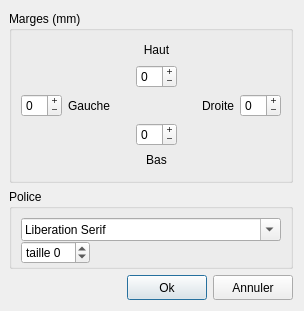
<?xml version="1.0" encoding="UTF-8"?>
<ui version="4.0">
 <class>TransPrintMarginsDialog</class>
 <widget class="QDialog" name="TransPrintMarginsDialog">
  <property name="geometry">
   <rect>
    <x>0</x>
    <y>0</y>
    <width>299</width>
    <height>318</height>
   </rect>
  </property>
  <property name="sizePolicy">
   <sizepolicy hsizetype="Fixed" vsizetype="Fixed">
    <horstretch>0</horstretch>
    <verstretch>0</verstretch>
   </sizepolicy>
  </property>
  <property name="windowTitle">
   <string>Dialog</string>
  </property>
  <layout class="QVBoxLayout" name="verticalLayout_3" stretch="10,4,1">
   <property name="sizeConstraint">
    <enum>QLayout::SetFixedSize</enum>
   </property>
   <property name="leftMargin">
    <number>9</number>
   </property>
   <item>
    <widget class="QGroupBox" name="groupBox">
     <property name="title">
      <string>Marges (mm)</string>
     </property>
     <layout class="QGridLayout" name="gridLayout">
      <item row="0" column="1">
       <layout class="QVBoxLayout" name="verticalLayout">
        <property name="leftMargin">
         <number>19</number>
        </property>
        <property name="rightMargin">
         <number>19</number>
        </property>
        <item>
         <widget class="QLabel" name="label">
          <property name="text">
           <string>Haut</string>
          </property>
          <property name="alignment">
           <set>Qt::AlignCenter</set>
          </property>
         </widget>
        </item>
        <item>
         <widget class="QSpinBox" name="spinT">
          <property name="sizePolicy">
           <sizepolicy hsizetype="Fixed" vsizetype="Fixed">
            <horstretch>0</horstretch>
            <verstretch>0</verstretch>
           </sizepolicy>
          </property>
          <property name="baseSize">
           <size>
            <width>37</width>
            <height>0</height>
           </size>
          </property>
          <property name="wrapping">
           <bool>true</bool>
          </property>
          <property name="buttonSymbols">
           <enum>QAbstractSpinBox::PlusMinus</enum>
          </property>
          <property name="maximum">
           <number>20</number>
          </property>
         </widget>
        </item>
       </layout>
      </item>
      <item row="1" column="0">
       <layout class="QHBoxLayout" name="horizontalLayout_2">
        <item>
         <widget class="QSpinBox" name="spinL">
          <property name="wrapping">
           <bool>true</bool>
          </property>
          <property name="buttonSymbols">
           <enum>QAbstractSpinBox::PlusMinus</enum>
          </property>
          <property name="maximum">
           <number>20</number>
          </property>
         </widget>
        </item>
        <item>
         <widget class="QLabel" name="label_2">
          <property name="text">
           <string>Gauche</string>
          </property>
         </widget>
        </item>
       </layout>
      </item>
      <item row="1" column="2">
       <layout class="QHBoxLayout" name="horizontalLayout">
        <item>
         <widget class="QLabel" name="label_3">
          <property name="text">
           <string>Droite</string>
          </property>
          <property name="alignment">
           <set>Qt::AlignRight|Qt::AlignTrailing|Qt::AlignVCenter</set>
          </property>
         </widget>
        </item>
        <item>
         <widget class="QSpinBox" name="spinR">
          <property name="wrapping">
           <bool>true</bool>
          </property>
          <property name="buttonSymbols">
           <enum>QAbstractSpinBox::PlusMinus</enum>
          </property>
          <property name="maximum">
           <number>20</number>
          </property>
         </widget>
        </item>
       </layout>
      </item>
      <item row="2" column="1">
       <layout class="QVBoxLayout" name="verticalLayout_2">
        <property name="spacing">
         <number>3</number>
        </property>
        <property name="sizeConstraint">
         <enum>QLayout::SetMinAndMaxSize</enum>
        </property>
        <property name="leftMargin">
         <number>19</number>
        </property>
        <property name="rightMargin">
         <number>19</number>
        </property>
        <item>
         <widget class="QSpinBox" name="spinB">
          <property name="sizePolicy">
           <sizepolicy hsizetype="Fixed" vsizetype="Fixed">
            <horstretch>0</horstretch>
            <verstretch>0</verstretch>
           </sizepolicy>
          </property>
          <property name="baseSize">
           <size>
            <width>37</width>
            <height>0</height>
           </size>
          </property>
          <property name="wrapping">
           <bool>true</bool>
          </property>
          <property name="buttonSymbols">
           <enum>QAbstractSpinBox::PlusMinus</enum>
          </property>
          <property name="maximum">
           <number>20</number>
          </property>
         </widget>
        </item>
        <item>
         <widget class="QLabel" name="label_4">
          <property name="text">
           <string>Bas</string>
          </property>
          <property name="alignment">
           <set>Qt::AlignCenter</set>
          </property>
         </widget>
        </item>
       </layout>
      </item>
     </layout>
    </widget>
   </item>
   <item>
    <widget class="QGroupBox" name="groupBox_2">
     <property name="minimumSize">
      <size>
       <width>0</width>
       <height>80</height>
      </size>
     </property>
     <property name="title">
      <string>Police</string>
     </property>
     <layout class="QVBoxLayout" name="verticalLayout_4">
      <item>
       <widget class="QFontComboBox" name="Fonts">
        <property name="minimumSize">
         <size>
          <width>0</width>
          <height>23</height>
         </size>
        </property>
        <property name="writingSystem">
         <enum>QFontDatabase::Latin</enum>
        </property>
        <property name="currentFont">
         <font>
          <family>Times New Roman</family>
         </font>
        </property>
       </widget>
      </item>
      <item>
       <layout class="QHBoxLayout" name="horizontalLayout_4">
        <item>
         <widget class="QSpinBox" name="fontSizeBox">
          <property name="minimumSize">
           <size>
            <width>0</width>
            <height>23</height>
           </size>
          </property>
          <property name="wrapping">
           <bool>true</bool>
          </property>
          <property name="prefix">
           <string>taille </string>
          </property>
          <property name="maximum">
           <number>12</number>
          </property>
         </widget>
        </item>
        <item>
         <spacer name="horizontalSpacer_2">
          <property name="orientation">
           <enum>Qt::Horizontal</enum>
          </property>
          <property name="sizeHint" stdset="0">
           <size>
            <width>40</width>
            <height>20</height>
           </size>
          </property>
         </spacer>
        </item>
       </layout>
      </item>
     </layout>
    </widget>
   </item>
   <item>
    <layout class="QHBoxLayout" name="horizontalLayout_3">
     <property name="leftMargin">
      <number>0</number>
     </property>
     <item>
      <widget class="ClickableQLabel" name="konami_label">
       <property name="minimumSize">
        <size>
         <width>70</width>
         <height>0</height>
        </size>
       </property>
       <property name="text">
        <string/>
       </property>
      </widget>
     </item>
     <item>
      <spacer name="horizontalSpacer">
       <property name="orientation">
        <enum>Qt::Horizontal</enum>
       </property>
       <property name="sizeHint" stdset="0">
        <size>
         <width>40</width>
         <height>20</height>
        </size>
       </property>
      </spacer>
     </item>
     <item>
      <widget class="QPushButton" name="boutOK">
       <property name="sizePolicy">
        <sizepolicy hsizetype="Fixed" vsizetype="Fixed">
         <horstretch>0</horstretch>
         <verstretch>0</verstretch>
        </sizepolicy>
       </property>
       <property name="minimumSize">
        <size>
         <width>75</width>
         <height>25</height>
        </size>
       </property>
       <property name="text">
        <string>Ok</string>
       </property>
      </widget>
     </item>
     <item>
      <widget class="QPushButton" name="boutAN">
       <property name="sizePolicy">
        <sizepolicy hsizetype="Fixed" vsizetype="Fixed">
         <horstretch>0</horstretch>
         <verstretch>0</verstretch>
        </sizepolicy>
       </property>
       <property name="minimumSize">
        <size>
         <width>80</width>
         <height>25</height>
        </size>
       </property>
       <property name="text">
        <string>Annuler</string>
       </property>
      </widget>
     </item>
    </layout>
   </item>
  </layout>
 </widget>
 <customwidgets>
  <customwidget>
   <class>ClickableQLabel</class>
   <extends>QLabel</extends>
   <header>clickableqlabel.h</header>
  </customwidget>
 </customwidgets>
 <tabstops>
  <tabstop>spinL</tabstop>
  <tabstop>spinT</tabstop>
  <tabstop>spinR</tabstop>
  <tabstop>spinB</tabstop>
  <tabstop>Fonts</tabstop>
  <tabstop>boutOK</tabstop>
  <tabstop>boutAN</tabstop>
 </tabstops>
 <resources/>
 <connections/>
</ui>
